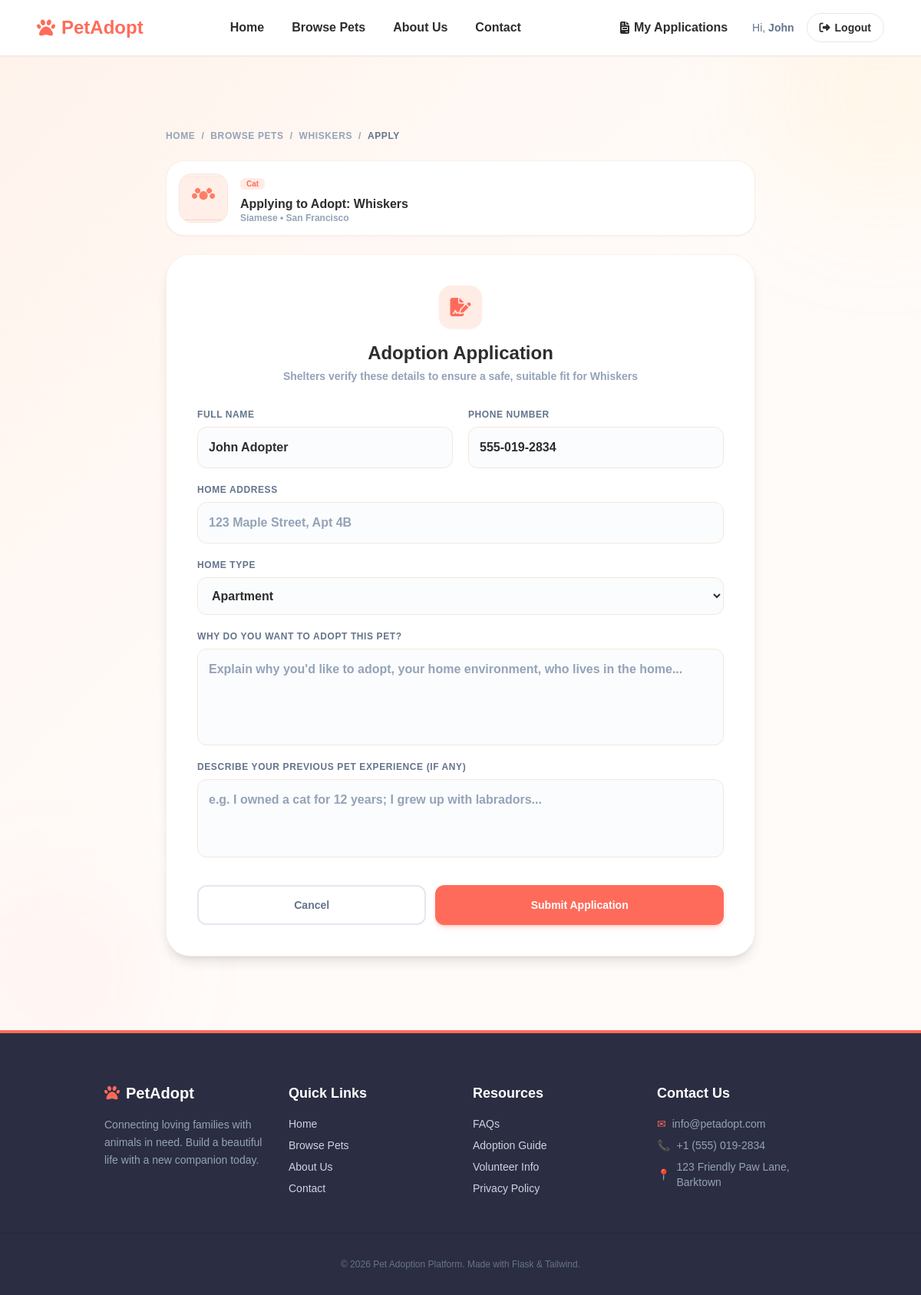
Page /adopt/2 (signed in) on the committed database.
### models.py (models this page shows, shortened)
class User(db.Model, UserMixin):
    __tablename__ = 'users'
    id = db.Column(db.Integer, primary_key=True)
    name = db.Column(db.String(100), nullable=False)
    email = db.Column(db.String(120), unique=True, nullable=False)
    password_hash = db.Column(db.String(255), nullable=False)
    role = db.Column(db.String(20), nullable=False, default='adopter')  # adopter, shelter, admin
    phone = db.Column(db.String(20), nullable=True)
    city = db.Column(db.String(100), nullable=True)
    created_at = db.Column(db.DateTime, default=datetime.utcnow)
    pets = db.relationship('Pet', backref='shelter', lazy=True, cascade="all, delete-orphan")
    applications = db.relationship('AdoptionApplication', backref='applicant', lazy=True, cascade="all, delete-orphan")

class Pet(db.Model):
    __tablename__ = 'pets'
    id = db.Column(db.Integer, primary_key=True)
    name = db.Column(db.String(100), nullable=False)
    species = db.Column(db.String(50), nullable=False)  # Dog, Cat, Rabbit, Bird, Other
    breed = db.Column(db.String(100), nullable=True)
    age = db.Column(db.Integer, nullable=True)
    gender = db.Column(db.String(20), nullable=False)  # Male, Female
    size = db.Column(db.String(20), nullable=False)  # Small, Medium, Large
    color = db.Column(db.String(50), nullable=True)
    description = db.Column(db.Text, nullable=True)
    photo = db.Column(db.String(255), nullable=True, default='default_pet.png')
    location = db.Column(db.String(100), nullable=False)
    vaccinated = db.Column(db.Boolean, default=False)
    is_adopted = db.Column(db.Boolean, default=False)
    shelter_id = db.Column(db.Integer, db.ForeignKey('users.id'), nullable=False)
    created_at = db.Column(db.DateTime, default=datetime.utcnow)
    applications = db.relationship('AdoptionApplication', backref='pet', lazy=True, cascade="all, delete-orphan")

### adoption_routes.py (the view, shortened to what this page needs)
@adoptions_bp.route('/adopt/<int:pet_id>', methods=['GET', 'POST'])
@login_required
@role_required('adopter')
def apply(pet_id):
    pet = Pet.query.get_or_404(pet_id)
    if pet.is_adopted:
        flash('This pet has already been adopted!', 'warning')
        return redirect(url_for('pets.pet_detail', pet_id=pet.id))
    existing_app = AdoptionApplication.query.filter_by(
        pet_id=pet.id,
        applicant_id=current_user.id
    ).first()
    if existing_app:
        flash(f'You have already submitted an application for {pet.name}.', 'info')
        return redirect(url_for('adoptions.my_applications'))
    form = AdoptionForm()
    if request.method == 'GET':
        form.full_name.data = current_user.name
        form.phone.data = current_user.phone
    return render_template('adoptions/apply.html', form=form, pet=pet)

### templates/adoptions/apply.html (shortened to what this page needs)
{% extends 'base.html' %}
{% block content %}
<section class="py-16 md:py-24 bg-gradient-to-br from-[#ffece4]/40 via-[#fffbf9] to-[#fffbf9] px-6 md:px-12 relative overflow-hidden text-left">
    <div class="absolute top-[-100px] right-[-100px] w-[300px] h-[300px] rounded-full bg-[#ffc857]/10 blur-[80px] pointer-events-none"></div>
    <div class="absolute bottom-[-50px] left-[-50px] w-[250px] h-[250px] rounded-full bg-[#ff7e67]/5 blur-[70px] pointer-events-none"></div>
    <div class="container mx-auto max-w-3xl z-10 relative">
        <nav class="flex items-center gap-2 text-xs font-bold uppercase tracking-wider text-slate-400 mb-6">
            <a href="{{ url_for('general.home') }}" class="hover:text-primary transition-colors">Home</a>
            <span>/</span>
            <a href="{{ url_for('pets.pet_list') }}" class="hover:text-primary transition-colors">Browse Pets</a>
            <span>/</span>
            <a href="{{ url_for('pets.pet_detail', pet_id=pet.id) }}" class="hover:text-primary transition-colors">{{ pet.name }}</a>
            <span>/</span>
            <span class="text-slate-500">Apply</span>
        </nav>
        <div class="bg-white border border-border/60 rounded-3xl p-4 shadow-sm mb-6 flex items-center gap-4">
            <div class="w-16 h-16 rounded-2xl overflow-hidden border border-border flex-shrink-0 bg-slate-50">
                {% if pet.photo %}
                    <img
                      src="{{ url_for('static', filename='uploads/pet_photos/' + pet.photo) }}"
                      alt="{{ pet.name }}"
                      class="w-full h-full object-cover"
                    />
                {% else %}
                    <img
                      src="{{ url_for('static', filename='uploads/pet_photos/default_pet.png') }}"
                      alt="{{ pet.name }}"
                      class="w-full h-full object-cover"
                    />
                {% endif %}
            </div>
            <div>
                <span class="text-[10px] font-bold px-2 py-0.5 bg-primary-light text-primary rounded-md">
                    {{ pet.species }}
                </span>
                <h2 class="text-base font-black text-dark mt-1">Applying to Adopt: {{ pet.name }}</h2>
                <p class="text-xs text-slate-400 font-semibold leading-none">
                    {% if pet.breed %}{{ pet.breed }}{% else %}Mixed Breed{% endif %} &bull; {{ pet.location }}
                </p>
            </div>
        </div>
        <div class="bg-white border border-border/60 rounded-[32px] p-8 md:p-10 shadow-lg">
            <div class="text-center mb-8">
                <div class="w-14 h-14 bg-primary-light text-primary rounded-2xl flex items-center justify-center text-2xl mx-auto mb-4 shadow-sm">
                    <i class="fa-solid fa-file-signature"></i>
                </div>
                <h1 class="text-2xl font-black text-dark mb-1">Adoption Application</h1>
                <p class="text-slate-400 text-sm font-semibold">Shelters verify these details to ensure a safe, suitable fit for {{ pet.name }}</p>
            </div>
            <form method="POST" action="{{ url_for('adoptions.apply', pet_id=pet.id) }}" novalidate class="space-y-5">
                <div class="grid grid-cols-1 md:grid-cols-2 gap-5">
                    <div class="flex flex-col gap-2">
                        {{ form.full_name.label(class="text-xs font-bold text-slate-500 uppercase tracking-wider") }}
                        {{ form.full_name(class="w-full bg-slate-50/50 p-3.5 rounded-xl border outline-none text-base text-dark placeholder:text-slate-400 font-semibold transition-all focus:bg-white " + ("border-red-400 focus:border-red-500 focus:ring-4 focus:ring-red-100" if form.full_name.errors else "border-border focus:border-primary focus:ring-4 focus:ring-primary/10"), placeholder="Jane Doe") }}
                    </div>
                    <div class="flex flex-col gap-2">
                        {{ form.phone.label(class="text-xs font-bold text-slate-500 uppercase tracking-wider") }}
                        {{ form.phone(class="w-full bg-slate-50/50 p-3.5 rounded-xl border outline-none text-base text-dark placeholder:text-slate-400 font-semibold transition-all focus:bg-white " + ("border-red-400 focus:border-red-500 focus:ring-4 focus:ring-red-100" if form.phone.errors else "border-border focus:border-primary focus:ring-4 focus:ring-primary/10"), placeholder="555-123-4567") }}
                    </div>
                    <div class="flex flex-col gap-2 md:col-span-2">
                        {{ form.address.label(class="text-xs font-bold text-slate-500 uppercase tracking-wider") }}
                        {{ form.address(class="w-full bg-slate-50/50 p-3.5 rounded-xl border outline-none text-base text-dark placeholder:text-slate-400 font-semibold transition-all focus:bg-white " + ("border-red-400 focus:border-red-500 focus:ring-4 focus:ring-red-100" if form.address.errors else "border-border focus:border-primary focus:ring-4 focus:ring-primary/10"), placeholder="123 Maple Street, Apt 4B") }}
                    </div>
                    <div class="flex flex-col gap-2 md:col-span-2">
                        {{ form.home_type.label(class="text-xs font-bold text-slate-500 uppercase tracking-wider") }}
                        {{ form.home_type(class="w-full bg-slate-50/50 p-3.5 rounded-xl border border-border outline-none text-base text-dark font-semibold transition-all focus:bg-white focus:border-primary focus:ring-4 focus:ring-primary/10 cursor-pointer") }}
                    </div>
                    <div class="flex flex-col gap-2 md:col-span-2">
                        {{ form.reason.label(class="text-xs font-bold text-slate-500 uppercase tracking-wider") }}
                        {{ form.reason(class="w-full bg-slate-50/50 p-3.5 rounded-xl border outline-none text-base text-dark placeholder:text-slate-400 font-semibold transition-all focus:bg-white resize-none " + ("border-red-400 focus:border-red-500 focus:ring-4 focus:ring-red-100" if form.reason.errors else "border-border focus:border-primary focus:ring-4 focus:ring-primary/10"), rows="4", placeholder="Explain why you'd like to adopt, your home environment, who lives in the home...") }}
                    </div>
                    <div class="flex flex-col gap-2 md:col-span-2">
                        {{ form.previous_pet_experience.label(class="text-xs font-bold text-slate-500 uppercase tracking-wider") }}
                        {{ form.previous_pet_experience(class="w-full bg-slate-50/50 p-3.5 rounded-xl border outline-none text-base text-dark placeholder:text-slate-400 font-semibold transition-all focus:bg-white resize-none " + ("border-red-400 focus:border-red-500 focus:ring-4 focus:ring-red-100" if form.previous_pet_experience.errors else "border-border focus:border-primary focus:ring-4 focus:ring-primary/10"), rows="3", placeholder="e.g. I owned a cat for 12 years; I grew up with labradors...") }}
                    </div>
                </div>
                <div class="pt-4 flex flex-col sm:flex-row gap-3">
                    <a
                      href="{{ url_for('pets.pet_detail', pet_id=pet.id) }}"
                      class="flex-grow py-3.5 px-6 border-2 border-slate-200 hover:border-slate-300 text-slate-500 font-bold rounded-xl text-center text-sm transition-all active:scale-95 hover:bg-slate-50"
                    >
                        Cancel
                    </a>
                    {{ form.submit(class="flex-grow py-4 px-6 bg-primary hover:bg-primary-hover text-white font-bold rounded-xl shadow-md shadow-primary/25 transition-all text-sm active:scale-95 hover:-translate-y-0.5 cursor-pointer") }}
                </div>
            </form>
        </div>
    </div>
</section>
{% endblock %}

### templates/base.html (shortened to what this page needs)
<!DOCTYPE html>
<html lang="en">
<head>
    <script src="https://cdn.tailwindcss.com"></script>
    <link href="https://cdnjs.cloudflare.com/ajax/libs/font-awesome/6.4.2/css/all.min.css" rel="stylesheet">
    <link href="{{ url_for('static', filename='css/style.css') }}" rel="stylesheet">
</head>
<body class="bg-[#FFF8F1] text-[#2D2D2D] font-sans antialiased overflow-x-hidden flex flex-col min-h-screen">
    <nav class="sticky top-0 z-40 bg-white/95 backdrop-blur-md border-b border-[#f1e3d3]/60 shadow-sm py-4 px-6 md:px-12 flex justify-between items-center transition-all">
        <a href="{{ url_for('general.home') }}" class="flex items-center gap-2 text-primary font-black text-2xl">
            <i class="fa-solid fa-paw"></i>
            <span>PetAdopt</span>
        </a>
        <div class="hidden lg:flex items-center gap-1">
            <a href="{{ url_for('general.home') }}" class="px-4 py-2 rounded-xl text-base font-semibold transition-all {% if request.endpoint == 'general.home' %}text-primary bg-primary-light{% else %}text-dark hover:text-primary hover:bg-primary-light/40{% endif %}">Home</a>
            <a href="{{ url_for('pets.pet_list') }}" class="px-4 py-2 rounded-xl text-base font-semibold transition-all {% if request.endpoint == 'pets.pet_list' %}text-primary bg-primary-light{% else %}text-dark hover:text-primary hover:bg-primary-light/40{% endif %}">Browse Pets</a>
            <a href="{{ url_for('general.about') }}" class="px-4 py-2 rounded-xl text-base font-semibold transition-all {% if request.endpoint == 'general.about' %}text-primary bg-primary-light{% else %}text-dark hover:text-primary hover:bg-primary-light/40{% endif %}">About Us</a>
            <a href="{{ url_for('general.contact') }}" class="px-4 py-2 rounded-xl text-base font-semibold transition-all {% if request.endpoint == 'general.contact' %}text-primary bg-primary-light{% else %}text-dark hover:text-primary hover:bg-primary-light/40{% endif %}">Contact</a>
        </div>
        <div class="hidden lg:flex items-center gap-3">
            {% if current_user.is_authenticated %}
                <div class="flex items-center gap-4">
                    {% if current_user.role == 'adopter' %}
                        <a href="{{ url_for('adoptions.my_applications') }}" class="flex items-center gap-1.5 px-4 py-2 rounded-xl text-base font-semibold transition-all {% if request.endpoint == 'adoptions.my_applications' %}text-primary bg-primary-light{% else %}text-dark hover:text-primary{% endif %}">
                            <i class="fa-solid fa-file-invoice"></i> My Applications
                        </a>
                    {% endif %}
                    <span class="text-sm font-medium text-slate-500">
                        Hi, <strong>{{ current_user.name.split(' ')[0] }}</strong>
                    </span>
                    <a href="{{ url_for('auth.logout') }}" class="flex items-center gap-1.5 px-4 py-2 rounded-full border border-slate-200 hover:border-primary hover:text-primary font-semibold text-sm transition-all">
                        <i class="fa-solid fa-right-from-bracket"></i> Logout
                    </a>
                </div>
            {% endif %}
        </div>
    </nav>
    <main class="flex-grow">
        {% block content %}{% endblock %}
    </main>
    <footer class="bg-[#2b2d42] text-[#ecf0f1] pt-16 pb-8 border-t-4 border-primary">
        <div class="container mx-auto px-6 md:px-12 grid grid-cols-1 md:grid-cols-4 gap-8">
            <div>
                <h5 class="text-white text-xl font-black flex items-center gap-2 mb-4">
                    <i class="fa-solid fa-paw text-primary"></i> PetAdopt
                </h5>
                <p class="text-slate-400 text-sm leading-relaxed">Connecting loving families with animals in need. Build a beautiful life with a new companion today.</p>
            </div>
            <div>
                <h6 class="text-white font-bold text-lg mb-4">Quick Links</h6>
                <div class="flex flex-col gap-2">
                    <a href="{{ url_for('general.home') }}" class="text-left text-slate-300 hover:text-primary text-sm transition-all">Home</a>
                    <a href="{{ url_for('pets.pet_list') }}" class="text-left text-slate-300 hover:text-primary text-sm transition-all">Browse Pets</a>
                    <a href="{{ url_for('general.about') }}" class="text-left text-slate-300 hover:text-primary text-sm transition-all">About Us</a>
                    <a href="{{ url_for('general.contact') }}" class="text-left text-slate-300 hover:text-primary text-sm transition-all">Contact</a>
                </div>
            </div>
            <div>
                <h6 class="text-white font-bold text-lg mb-4">Resources</h6>
                <div class="flex flex-col gap-2 text-slate-300 text-sm">
                    <a href="#" class="hover:text-primary transition-all">FAQs</a>
                    <a href="#" class="hover:text-primary transition-all">Adoption Guide</a>
                    <a href="#" class="hover:text-primary transition-all">Volunteer Info</a>
                    <a href="#" class="hover:text-primary transition-all">Privacy Policy</a>
                </div>
            </div>
            <div>
                <h6 class="text-white font-bold text-lg mb-4">Contact Us</h6>
                <p class="text-slate-400 text-sm mb-2 flex items-center gap-2"><span class="text-primary">✉</span> info@petadopt.com</p>
                <p class="text-slate-400 text-sm mb-2 flex items-center gap-2"><span class="text-primary">📞</span> +1 (555) 019-2834</p>
                <p class="text-slate-400 text-sm flex items-center gap-2"><span class="text-primary">📍</span> 123 Friendly Paw Lane, Barktown</p>
            </div>
        </div>
        <div class="border-t border-slate-800 pt-8 mt-12 text-center text-slate-500 text-xs">
            <p>&copy; 2026 Pet Adoption Platform. Made with Flask & Tailwind.</p>
        </div>
    </footer>
</body>
</html>

### rows in the picture
User: name "John", phone "555-019-2834"
Pet: name "WHISKERS", photo (placeholder picture), species "Cat", name "Whiskers", breed "Siamese", location "San Francisco"
